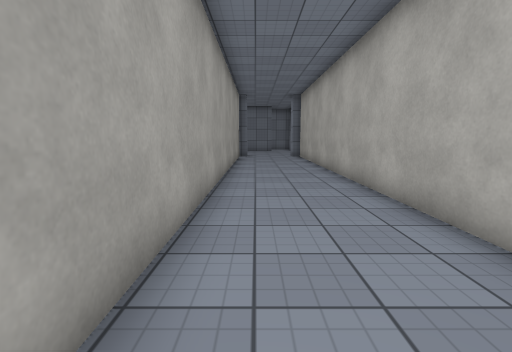
View 1 (above)

13 first-person views from a walk through a Unity game level. The camera is 1.3 m above the floor, tilts 8° down and sees 85° across. The floor is counted in squares, 1 m on a side. Each view is taken from the middle of a square. On the plan, view 1 faces up. The plan holds only what a view shows up to about 13 squares ahead; the rest is blank. The place goes on beyond the plan. The player is left out. Surface patterns are stand-ins for the level's own textures.

View 2
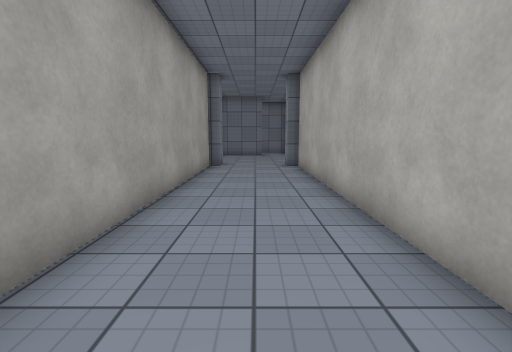

View 3
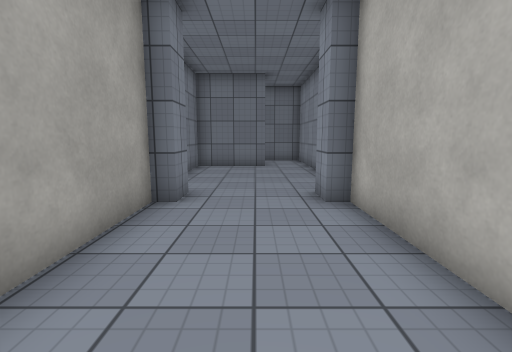

View 4
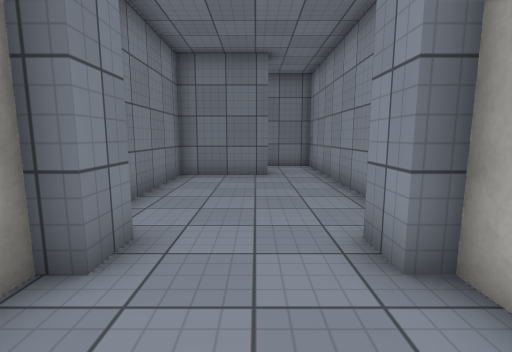

View 5
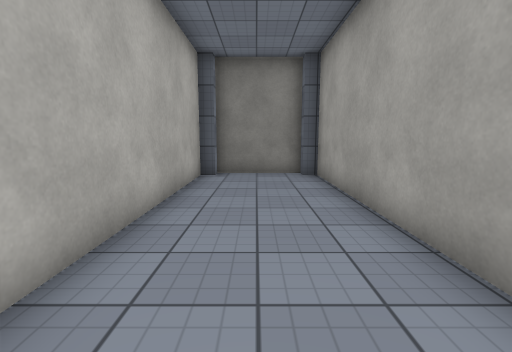

View 6
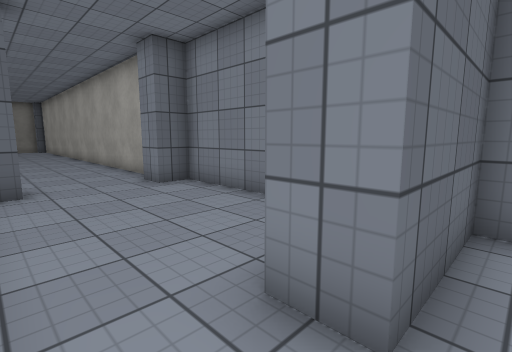

View 7
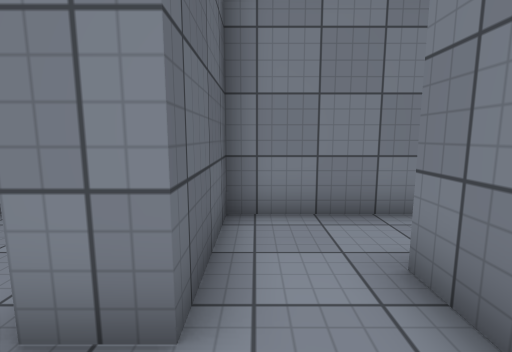

View 8
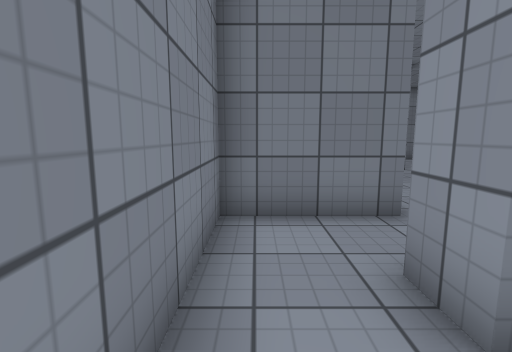

View 9
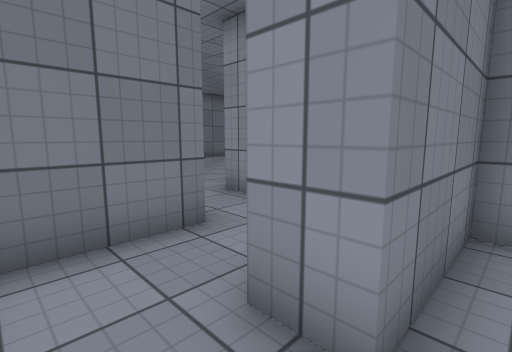

View 10
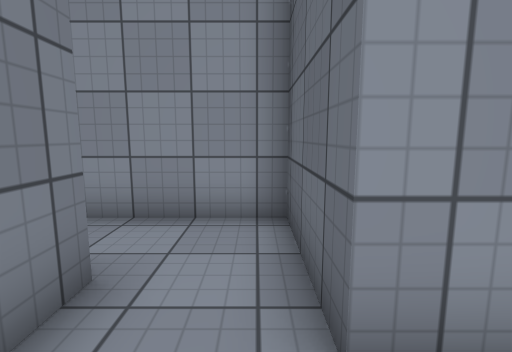

View 11
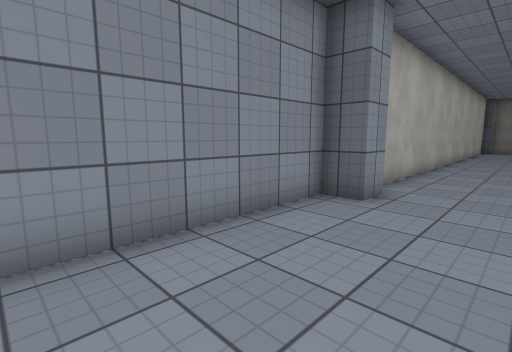

View 12
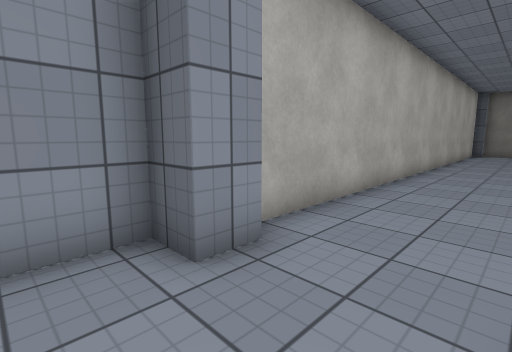

View 13
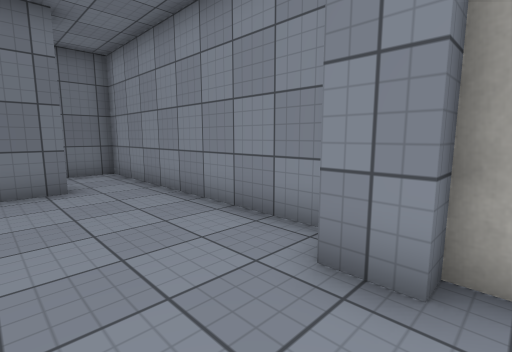

### Floor plan
Ten units are one square. View 1 is at (0, 0); x grows to the right and y downward. Boxes are objects, and circles mark ways between rooms. Rooms are numbered by the first view taken in them; rooms with no view inside come last. Other rooms are left out.
<svg viewBox="-21 -330 60 355">
<path fill="none" stroke="#000" d="M24 -185 24 -195 34 -195 34 -255M-11 -185 -11 15M14 -255 -16 -255 -16 -195 -6 -195 -6 -185M29 15 29 -185M-6 20 24 20M4 -265 14 -265 14 -255M34 -255 34 -285 4 -285M-16 -285 -16 -265 4 -265M4 -285 4 -295M5 -315 -16 -315 -16 -285M15 -315 5 -315M4 -295 34 -295 34 -325"/>
<circle cx="25" cy="-260" r="3" fill="#2a7"/>
<circle cx="10" cy="-275" r="3" fill="#2a7"/>
<circle cx="-5" cy="-290" r="3" fill="#2a7"/>
<circle cx="10" cy="-305" r="3" fill="#2a7"/>
<text x="10" y="-130">1</text>
<text x="20" y="-270">2</text>
<text x="-10" y="-280">3</text>
<text x="-10" y="-300">4</text>
<text x="20" y="-310">5</text>
</svg>
Room 1 opens to room 2. Room 2 opens to room 3. Room 3 opens to room 4. Room 4 opens to room 5.

Where each view was taken, in squares from view 1:
view 1: 0 up, 0 right, facing up
view 2: 6 up, 1 right, facing up
view 3: 13 up, 1 right, facing up
view 4: 16 up, 1 right, facing up
view 5: 8 up, 1 right, facing down
view 6: 27 up, 3 right, facing down-left
view 7: 27 up, 3 right, facing left
view 8: 27 up, 1 left, facing up
view 9: 28 up, 1 left, facing up-right
view 10: 30 up, 1 left, facing right
view 11: 25 up, 0 right, facing down-right
view 12: 21 up, 0 right, facing down-right
view 13: 18 up, 0 right, facing up-right
